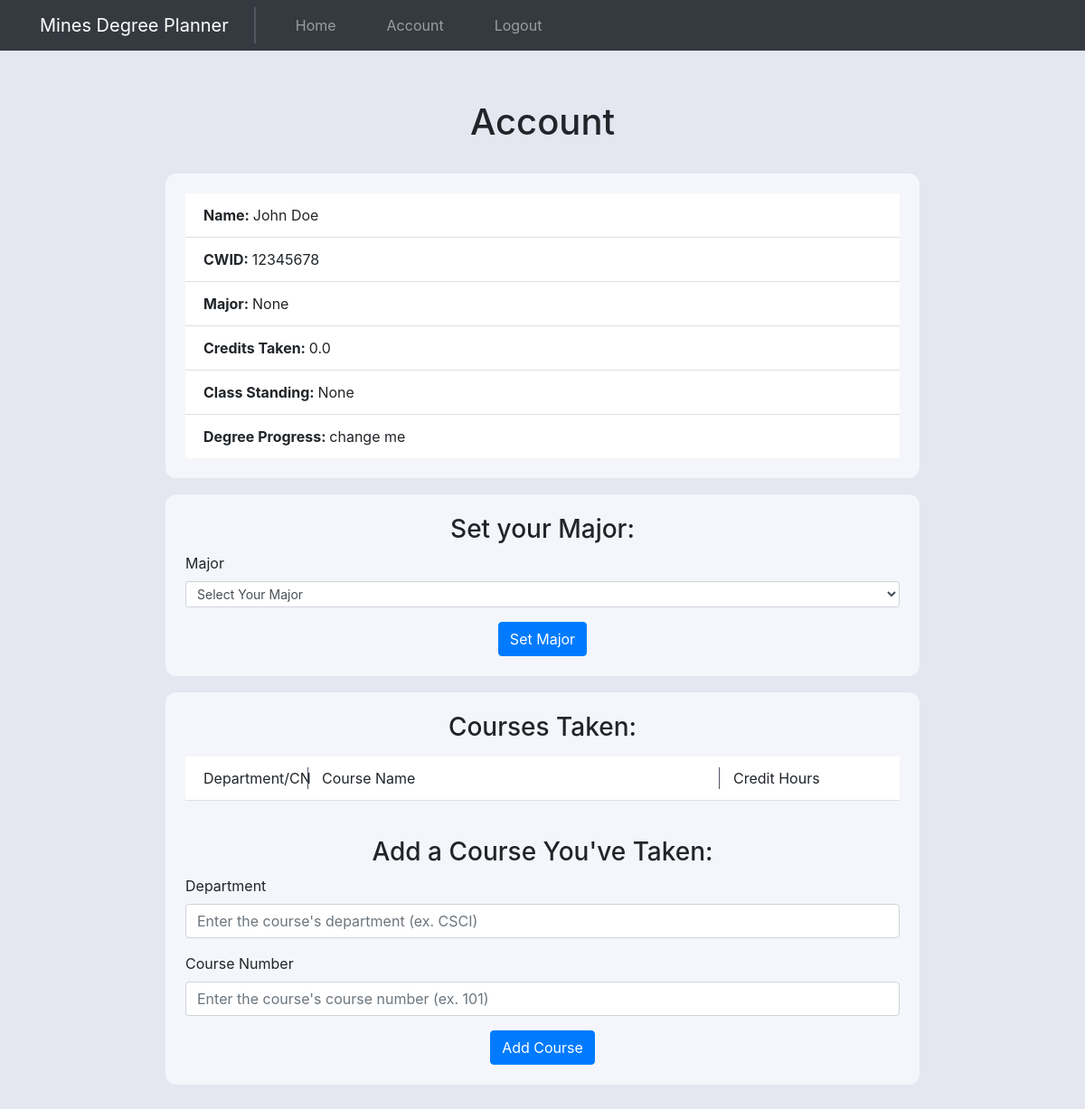
Page /account (signed in) on the committed database.
### website/models.py (models this page shows)
class User(db.Model, UserMixin):
    id = db.Column(db.Integer, primary_key=True)
    cwid = db.Column(db.Integer, unique=True)
    email = db.Column(db.String(150), unique=True)
    password = db.Column(db.String(150))
    first_name = db.Column(db.String(150))
    last_name = db.Column(db.String(150))
    major = db.Column(db.String(150))
    credits_taken = db.Column(db.String(10))
    class_standing = db.Column(db.String(10))
    courses = db.relationship('Course')
    semesters = db.relationship('Semester')
    num_semesters = db.Column(db.Integer)

### website/views.py (the view, shortened to what this page needs)
@views.route('/account', methods=['GET', 'POST'])
@login_required
def account():
    return render_template("account.html", user=current_user)

### website/__init__.py (called while the page is built)
def create_app():
    app = Flask(__name__)
    app.config['SECRET_KEY'] = 'josiefnapwpawoj'
    app.config['SQLALCHEMY_DATABASE_URI'] = f'sqlite:///{DB_NAME}'
    db.init_app(app)
    from .views import views
    from .auth import auth
    app.register_blueprint(views, url_prefix="/")
    app.register_blueprint(auth, url_prefix="/")
    from .models import User, Course, Semester
    create_database(app)
    login_manager = LoginManager()
    login_manager.login_view = 'auth.login'
    login_manager.init_app(app)
    @login_manager.user_loader
    def load_user(id):
        return User.query.get(int(id))
    return app

### website/templates/account.html (shortened to what this page needs)
{% extends "base.html" %} {% block title %}Account{% endblock %} {% block
content%}
<h1 style="text-align: center; padding: 25px 0px">Account</h1>
<section class="account-table">
    <ul class="list-group list-group-flush" id="notes">
        <li class="list-group-item">
            <strong>Name: </strong>{{user.first_name + " " + user.last_name}}
        </li>
        <li class="list-group-item"><strong>CWID: </strong>{{ user.cwid }}</li>
        <li class="list-group-item">
            <strong>Major: </strong>{{ user.major }}
        </li>
        <li class="list-group-item">
            <strong>Credits Taken: </strong>{{ user.credits_taken }}
        </li>
        <li class="list-group-item">
            <strong>Class Standing: </strong>{{ user.class_standing }}
        </li>
        <li class="list-group-item">
            <strong>Degree Progress: </strong>change me
        </li>
    </ul>
</section>
<section class="account-major-form-section">
    <form method="POST">
        <h3 align="center">Set your Major:</h3>
        <div class="form-group set-major-form">
            <label for="department">Major</label>
            <select
                name="major"
                id="major"
                class="form-control form-control-sm"
                aria-label=".form-select-sm example"
                size="1"
            >
                <option selected value="None">Select Your Major</option>
            </select>
        </div>
        <div align="center">
            <button type="submit" class="btn btn-primary">Set Major</button>
        </div>
    </form>
</section>
<section class="courses-section">
    {% if user.courses %}
    <h3 align="center">Courses Taken:</h3>
    <ul
        class="list-group list-group-flush courses-taken-list"
        id="notes_titles"
    >
        <li class="list-group-item courses-taken-column-names">
            <div class="row">
                <div class="col-sm-2">Department/CN</div>
                <div class="col-md-7">Course Name</div>
                <div class="col-sm-2">Credit Hours</div>
                <div class="col-sm-1"></div>
            </div>
        </li>
    </ul>
    {% endif %}
    <br />
    <form method="POST">
        <h3 align="center">Add a Course You've Taken:</h3>
        <div class="form-group">
            <label for="department">Department</label>
            <input
                type="text"
                class="form-control"
                id="department"
                name="department"
                placeholder="Enter the course's department (ex. CSCI)"
            />
        </div>
        <div class="form-group">
            <label for="course_number">Course Number</label>
            <input
                type="text"
                class="form-control"
                id="course_number"
                name="course_number"
                placeholder="Enter the course's course number (ex. 101)"
            />
        </div>
        <div align="center">
            <button type="submit" class="btn btn-primary">Add Course</button>
        </div>
    </form>
</section>
{% endblock %}

### website/static/style.css (style rules this page uses)
:root { --very-light-blue: #f5f6fb; --darker-color: #e4e6f0; }
body { background-color: var(--darker-color); }
body { display: flex; flex-direction: column; }
.account-major-form-section { padding: 22px; border-radius: 12px; background-color: var(--very-light-blue); margin-bottom: 18px; }
.courses-section { padding: 22px; border-radius: 12px; background-color: var(--very-light-blue); }
.account-table { padding: 22px; border-radius: 12px; background-color: var(--very-light-blue); margin-bottom: 18px; }
.courses-taken-list { margin-top: 16px; }
.courses-taken-column-names .row :not(:last-child) { border-left: 1px solid #515662; }
.courses-taken-column-names .row :first-child { border-left: none; }

### rows in the picture
User: first_name+last_name "John Doe", cwid "12345678", major "None", credits_taken "0.0", class_standing "None"
